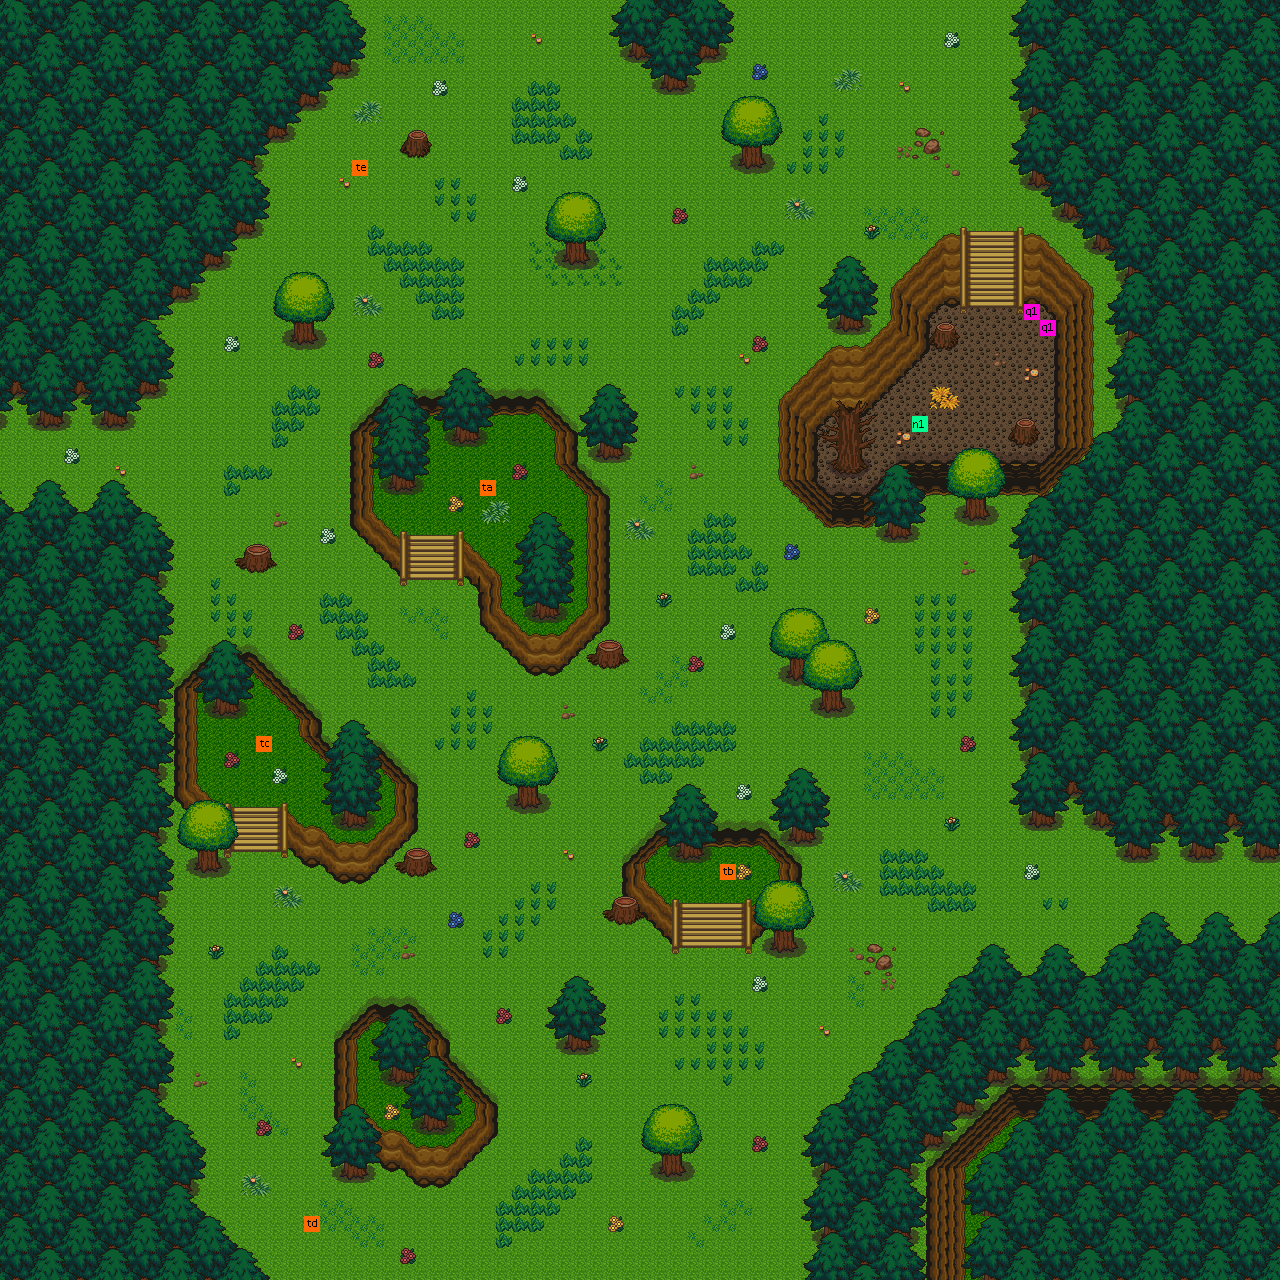

A level layout from a 2D game, rendered from its tile map. Below: a short description, then the map file with tile-grid data replaced by summaries:
An orthogonal 80x80 tile map with 16x16 px tiles, 7 tile layers (ground0, ground1, wall0, wall1, ...), 2 hidden layers not drawn, 9 tilesets.

<map version="1.0" orientation="orthogonal" renderorder="right-down" width="80" height="80" tilewidth="16" tileheight="16">
 <tileset firstgid="1" name="1" tilewidth="16" tileheight="16">
  <image source="../../tileset/v1.3/1.png" width="800" height="800" />
 </tileset>
 <tileset firstgid="2501" name="2" tilewidth="16" tileheight="16">
  <image source="../../tileset/v1.3/2.png" width="800" height="800" />
 </tileset>
 <tileset firstgid="5001" name="3" tilewidth="16" tileheight="16">
  <image source="../../tileset/v1.3/3.png" width="800" height="800" />
 </tileset>
 <tileset firstgid="7501" name="4" tilewidth="16" tileheight="16">
  <image source="../../tileset/v1.3/4.png" width="800" height="800" />
 </tileset>
 <tileset firstgid="10001" name="5" tilewidth="16" tileheight="16">
  <image source="../../tileset/v1.3/5.png" width="800" height="800" />
 </tileset>
 <tileset firstgid="12501" name="6" tilewidth="16" tileheight="16">
  <image source="../../tileset/v1.3/6.png" width="800" height="800" />
 </tileset>
 <tileset firstgid="15001" name="7" tilewidth="16" tileheight="16">
  <image source="../../tileset/v1.3/7.png" width="800" height="800" />
 </tileset>
 <tileset firstgid="17501" name="8" tilewidth="16" tileheight="16">
  <image source="../../tileset/v1.3/8.png" width="800" height="800" />
 </tileset>
 <tileset firstgid="20001" name="9" tilewidth="16" tileheight="16">
  <image source="../../tileset/v1.3/9.png" width="800" height="800" />
 </tileset>
 <layer name="ground0" width="80" height="80">
  <data>[6400 cells, 6400 non-empty, 3 distinct tile ids]</data>
 </layer>
 <layer name="ground1" width="80" height="80">
  <data>[6400 cells, 0 non-empty, 0 distinct tile ids]</data>
 </layer>
 <layer name="wall0" width="80" height="80">
  <data>[6400 cells, 1144 non-empty, 272 distinct tile ids]</data>
 </layer>
 <layer name="wall1" width="80" height="80">
  <data>[6400 cells, 82 non-empty, 18 distinct tile ids]</data>
 </layer>
 <layer name="deco0" width="80" height="80">
  <data>[6400 cells, 488 non-empty, 64 distinct tile ids]</data>
 </layer>
 <layer name="deco1" width="80" height="80">
  <data>[6400 cells, 2998 non-empty, 115 distinct tile ids]</data>
 </layer>
 <layer name="ABOVE_OVERWRITE" width="80" height="80" visible="0" opacity="0.9">
  <data>[6400 cells, 0 non-empty, 0 distinct tile ids]</data>
 </layer>
 <layer name="COLLISION_OVERWRITE" width="80" height="80" visible="0">
  <data>[6400 cells, 0 non-empty, 0 distinct tile ids]</data>
 </layer>
 <layer name="SPOT" width="80" height="80">
  <data>[6400 cells, 8 non-empty, 7 distinct tile ids]</data>
 </layer>
</map>
